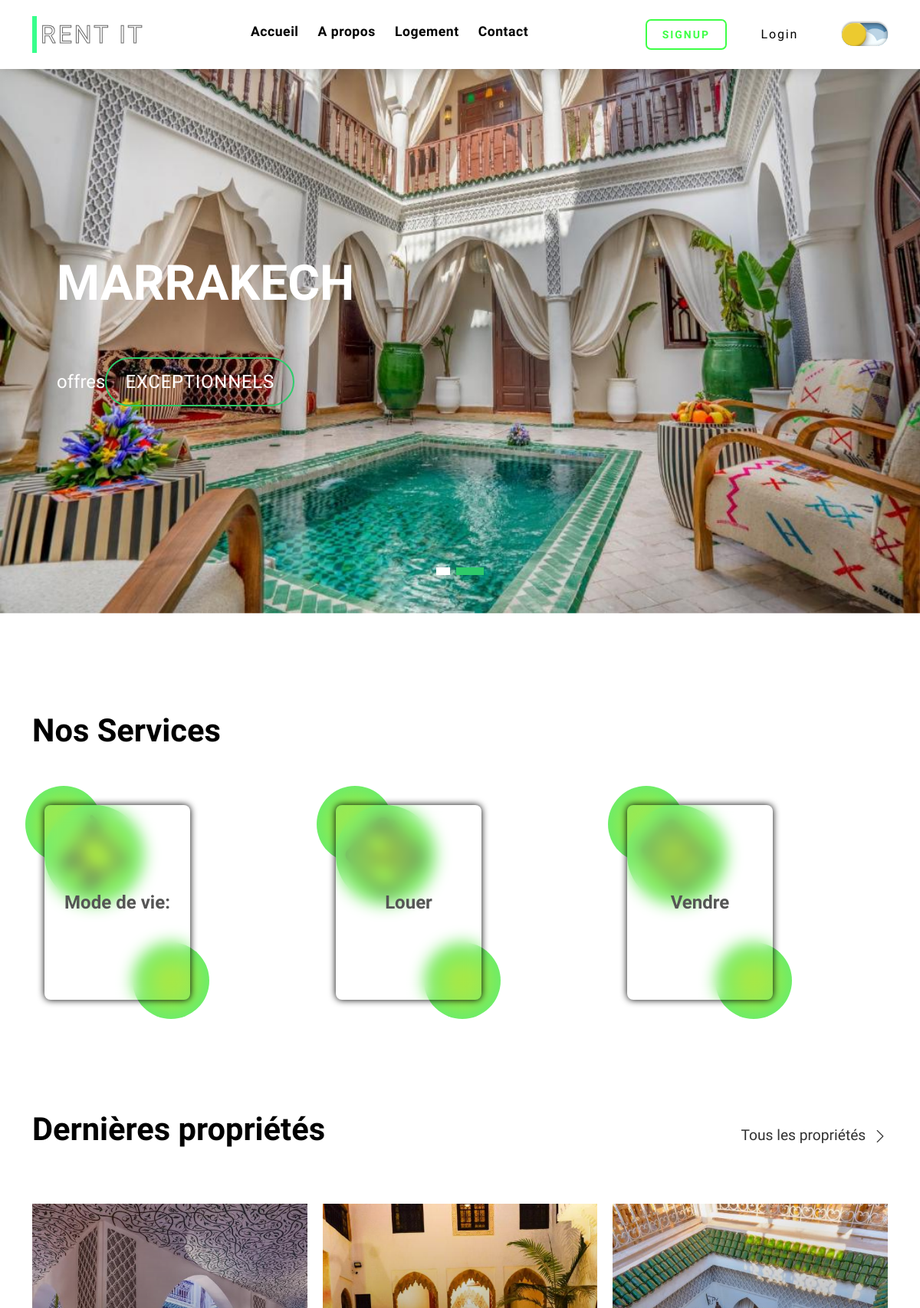
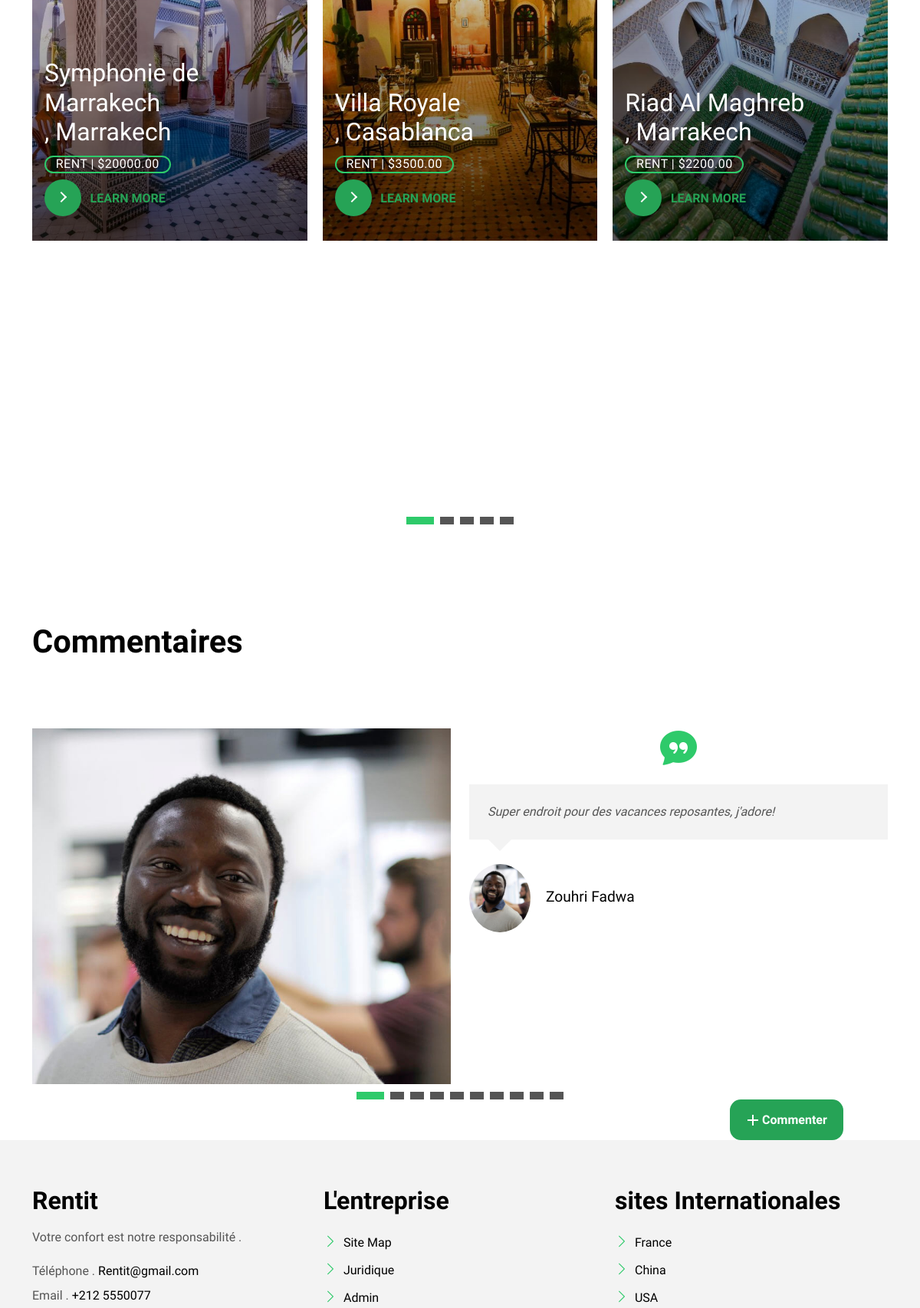
The page / (upper part) on the database its author committed (2 pictures, top to bottom).
### tables this page shows
CREATE TABLE `logement` (
  `id` int(11) NOT NULL,
  `name` varchar(255) NOT NULL,
  `adresse` varchar(255) NOT NULL,
  `type_logement` enum('apartment','house','condo','villa','townhouse','other') NOT NULL,
  `nombre_chambres` int(11) DEFAULT NULL,
  `prix` decimal(10,2) NOT NULL,
  `image_path` varchar(255) DEFAULT NULL,
  `description` text NOT NULL,
  `status` enum('available','rented','unavailable') NOT NULL DEFAULT 'available',
  `area` decimal(10,2) NOT NULL,
  `beds` int(11) NOT NULL,
  `baths` int(11) NOT NULL,
  `garage` int(11) NOT NULL,
  `city` varchar(100) NOT NULL
);

CREATE TABLE `commentaires` (
  `Num` int(11) NOT NULL,
  `id` int(11) NOT NULL,
  `Commentaire` text NOT NULL,
  `DateCommentaire` timestamp NOT NULL DEFAULT current_timestamp()
);

CREATE TABLE `utilisateur` (
  `id` int(11) NOT NULL,
  `prenom` varchar(50) NOT NULL,
  `nom` varchar(50) NOT NULL,
  `email` varchar(255) NOT NULL,
  `password` varchar(255) NOT NULL,
  `image_path` varchar(255) DEFAULT NULL,
  `type` enum('client','administrator') NOT NULL
);

### database_connection.php (called while the page is built, shortened)
<?php
function getDatabase() {
    $mysqli = new mysqli($GLOBALS['dbhost'], $GLOBALS['dbuser'], $GLOBALS['dbpassword'], $GLOBALS['dbdatabase']);
    return $mysqli;
}
?>

### models/logementModel.php (called while the page is built, shortened)
<?php
class LogementModel
{
    private $db;
    public function __construct()
    {
        $this->db = $this->connectToDatabase();
    }
    private function connectToDatabase()
    {
        return getDatabase();
    }
    public function getNumberOfLogement($number)
    {
        $query = "SELECT * FROM `logement` LIMIT $number";
        $result = $this->db->query($query);
        $logements = [];
        while ($row = $result->fetch_assoc()) {
            $logements[] = $row;
        }
        return $logements;
    }
}
?>

### controllers/logementController.php (called while the page is built, shortened)
<?php
require_once('models/logementModel.php');
function lastLogement($number)
{
  $logementModel = new LogementModel();
  $data = $logementModel->getNumberOfLogement($number);
  return $data;
}
?>

### models/CommentaireModel.php (called while the page is built, shortened)
<?php
class CommentaireModel
{
    private $db;
    public function __construct() {
        $this->db = $this->connectToDatabase();
    }
    private function connectToDatabase() {
        return getDatabase();
    }
    public function getAllCommentaires()
    {
        $query = "SELECT * FROM commentaires";
        $result = $this->db->query($query);
        $commentaires = [];
        while ($row = $result->fetch_assoc()) {
            $commentaires[] = $row;
        }
        return $commentaires;
    }
}
?>

### controllers/CommentaireController.php (called while the page is built, shortened)
<?php
require_once('models/CommentaireModel.php');
function getAllCommentairesController()
{
    $commentaireModel = new CommentaireModel();
    $commentaires = $commentaireModel->getAllCommentaires();
    return $commentaires;
}
?>

### models/userModel.php (called while the page is built, shortened)
<?php
class UserModel
{
    private $db;
    public function __construct()
    {
        $this->db = $this->connectToDatabase();
    }
    private function connectToDatabase()
    {
        return getDatabase();
    }
    public function getUserById($userId)
    {
        $userId = $this->db->real_escape_string($userId);
        $query = "SELECT * FROM utilisateur WHERE id = '$userId'";
        $result = $this->db->query($query);
        $userData = $result->fetch_assoc();
        return $userData;
    }
}
?>

### controllers/userController.php (called while the page is built, shortened)
<?php
require_once('models/userModel.php');
    function getUserById($userId){
        $userModel = new UserModel();
        $user = $userModel->getUserById($userId);
        return $user;
    }
    ?>

### view/client/latestProperties.php (the view, shortened to what this page needs)
<?php
    $logements = lastLogement(5);
?>
<section class="section-property section-t8" id="logement">
      <div class="container">
        <div class="row">
          <div class="col-md-12">
            <div class="title-wrap d-flex justify-content-between">
              <div class="title-box">
                <h2 class="title-a">Dernières propriétés</h2>
              </div>
              <div class="title-link">
                <a href="<?php echo htmlspecialchars($_SERVER['PHP_SELF']) . '?page=all_properties'; ?>">Tous les propriétés
                  <span class="bi bi-chevron-right"></span>
                </a>
              </div>
            </div>
          </div>
        </div>
        <div id="property-carousel" class="swiper">
          <div class="swiper-wrapper">
            <?php
            foreach ($logements as $logement) {
                echo'
                <div class="carousel-item-b swiper-slide ">
                  <div class="card-box-a card-shadow">
                    <div class="img-box-a logement-item-img">
                      <img src="assets/img/LogementImages/'.$logement['image_path'].'" alt="'.$logement['name'].', '.$logement['adresse'].', '.$logement['city'].'" class="img-a img-fluid">
                    </div>
                      <div class="card-overlay">
                        <div class="card-overlay-a-content">
                          <div class="card-header-a">
                            <h2 class="card-title-a">
                            <a href="'.$_SERVER['PHP_SELF'].'?page=logement&id='.$logement['id'].'">'.$logement['name'].'
                            <br />, '.$logement['city'].'</a>
                            </h2>
                          </div>
                          <div class="card-body-a">
                            <div class="price-box d-flex">
                              <span class="price-a">rent | $'.$logement['prix'].'</span>
                            </div>
                            <a href="'.$_SERVER['PHP_SELF'].'?page=logement&id='.$logement['id'].'" class="learn-more" >
                                <span class="learn-more-circle" aria-hidden="true">
                                  <span class="learn-more-icon arrow"></span>
                                </span>
                                <span class="learn-more-button-text">Learn More</span>
                            </a>
                          </div>
                                <span>'.$logement['area'].'
                                </span>
                                <span>'.$logement['beds'].'</span>
                                <span>'.$logement['baths'].'</span>
                                <span>'.$logement['garage'].'</span>
                        </div>
                      </div>
                  </div>
                </div>
                    ';
            }
            ?>
          </div>
        </div>
        <div class="propery-carousel-pagination carousel-pagination"></div>
      </div>
    </section>

### view/client/Testimonials.php
<?php
$commentaire=getAllCommentairesController();
?>
<section class="section-testimonials section-t8 nav-arrow-a" >
  <div class="container">
    <div class="row">
      <div class="col-md-12">
        <div class="title-wrap d-flex justify-content-between">
          <div class="title-box">
            <h2 class="title-a">Commentaires</h2>
          </div>
        </div>
      </div>
    </div>
    <div id="testimonial-carousel" class="swiper comanter-my-style">
      <div class="swiper-wrapper">
        <?php
        foreach ($commentaire as $row) {
          $user = getUserById($row['id']);
        echo'
        <div class="carousel-item-a swiper-slide">
          <div class="testimonials-box">
            <div class="row">
              <div class="col-sm-12 col-md-6">
                <div class="testimonial-img">
                  <img src="assets/img/UsersImages/'.$user['image_path'].'" alt="" class="img-fluid">
                </div>
              </div>
              <div class="col-sm-12 col-md-6">
                <div class="testimonial-ico">
                  <i class="bi bi-chat-quote-fill"></i>
                </div>
                <div class="testimonials-content">
                  <p class="testimonial-text">
                    '.$row['Commentaire'].'
                  </p>
                </div>
                <div class="testimonial-author-box">
                  <img src="assets/img/UsersImages/'.$user['image_path'].'" alt="" class="testimonial-avatar">
                  <h5 class="testimonial-author">'.$user['nom'].' '.$user['prenom'].'</h5>
                </div>
              </div>
            </div>
          </div>
        </div>';
      }
        ?>
      </div>
    </div>
    <div class="testimonial-carousel-pagination carousel-pagination"></div>
  </div>
</section>
  <?php
  include('addCommentaireButton.php');
  ?>

### assets/css/style.css (style rules this page uses)
* { margin: 0; padding: 0; box-sizing: border-box; font-family: 'Quicksand', sans-serif; transition: 0.2s ease; }
body { font-family: "Poppins", sans-serif; color: #555555; }
h1, h2, h3, h4, h5, h6 { color: #000000; }
a { color: #000000; text-decoration: none; transition: all 0.5s ease; }
.section-t8 { padding-top: 8rem; }
.title-wrap { padding-bottom: 4rem; }
.title-a { text-decoration: none; font-size: 2.6rem; font-weight: 600; }
.title-link { font-size: 1.2rem; font-weight: 300; padding-top: 1.2rem; }
.title-link a { text-decoration: none; color: #313131; }
.title-link span { font-size: 20px; padding-left: 4px; vertical-align: middle; }
.carousel-pagination { margin-top: 10px; text-align: center; }
.nav-arrow-a { text-decoration: none; }
.card-box-a span, .card-box-b span, .card-box-c span, .card-box-d span { line-height: 0; }
.card-box-a, .card-box-b, .card-box-d { position: relative; overflow: hidden; -webkit-backface-visibility: hidden; backface-visibility: hidden; }
.card-box-a .img-a, .card-box-a .img-b, .card-box-b .img-a, .card-box-b .img-b { transition: 0.8s all ease-in-out; }
@media (min-width: 768px) { .card-box-a .price-a, .card-box-b .price-a { font-size: 0.9rem; } }
@media (min-width: 992px) { .card-box-a .price-a, .card-box-b .price-a { font-size: 1rem; } }
.card-overlay { position: absolute; width: 100%; height: 100%; top: 0; left: 0; }
.card-shadow { -webkit-backface-visibility: hidden; backface-visibility: hidden; }
.card-shadow:before { content: " "; position: absolute; top: 0; left: 0; width: 100%; height: 100%; z-index: 1; background: linear-gradient(to bottom, rgba(0, 0, 0, 0) 0%, rgba(0, 0, 0, 0.2) 27%, rgba(0, 0, 0, 0.65) 90%); }
.card-overlay-a-content { transition: all 0.5s ease-in; position: absolute; width: 100%; bottom: 0px; z-index: 2; }
@media (min-width: 768px) { .card-overlay-a-content { bottom: -20px; } }
@media (min-width: 992px) { .card-overlay-a-content { bottom: 0px; } }
.card-header-a { padding: 0 1rem; }
.card-header-a .card-title-a { color: #ffffff; margin-bottom: 0; padding-bottom: 0.7rem; transition: .3s ease; }
@media (min-width: 768px) { .card-header-a .card-title-a { font-size: 1.3rem; } }
@media (min-width: 992px) { .card-header-a .card-title-a { font-size: 2rem; } }
.card-header-a .card-title-a a { color: #ffffff; text-decoration: none; }
.card-body-a { z-index: 2; transition: all 0.5s ease-in; padding: 0rem 1rem 2rem 1rem; }
.card-body-a .price-box { padding-bottom: 0.5rem; }
.price-a { color: #ffffff; padding: 0.6rem 0.8rem; border: 2px solid #2eca6a; border-radius: 50px; text-transform: uppercase; letter-spacing: 0.03em; }
.testimonials-box { padding: 1rem 0; }
.testimonials-box .testimonial-avatar { width: 80px !important; display: inline-flex !important; border-radius: 50%; }
.testimonial-ico { text-align: center; }
.testimonial-ico i { font-size: 48px; color: #2eca6a; }
.testimonial-text { font-style: italic; margin-top: 25px; padding: 1.5rem 1.5rem; background-color: #f3f3f3; position: relative; }
.testimonial-text:after { content: ""; position: absolute; top: 100%; left: 25px; width: 0px; height: 0px; border-top: 15px solid rgb(243, 243, 243); border-left: 15px solid transparent; border-right: 15px solid transparent; }
.testimonial-author-box { margin-top: 2rem; }
.testimonial-author { margin-left: 1rem; display: inline-flex; font-size: 1.2rem; color: #000000; }

### rows shown on the page
logement: image_path (picture), name "Symphonie de Marrakech", city "Marrakech", prix "20000.00"
logement: image_path (picture), name "Villa Royale", city "Casablanca", prix "3500.00"
logement: image_path (picture), name "Riad Al Maghreb", city "Marrakech", prix "2200.00"
commentaires: id.image_path (picture), Commentaire "Super endroit pour des vacances reposantes, j'adore!", id.nom "Zouhri", id.prenom "Fadwa"

### other values the page prints
pathinfo($image)["filename"] "MARRAKECH"
